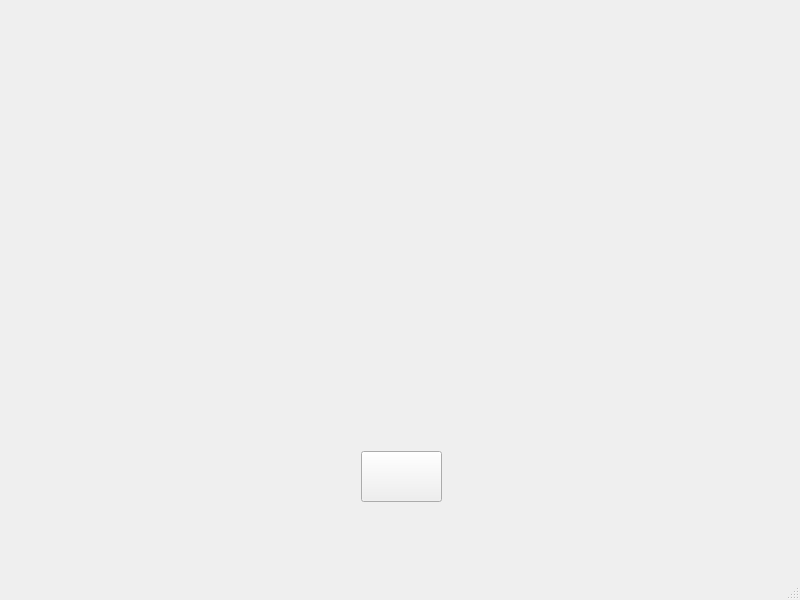
<?xml version="1.0" encoding="UTF-8"?>
<ui version="4.0">
 <class>statis</class>
 <widget class="QMainWindow" name="statis">
  <property name="geometry">
   <rect>
    <x>0</x>
    <y>0</y>
    <width>800</width>
    <height>600</height>
   </rect>
  </property>
  <property name="windowTitle">
   <string>MainWindow</string>
  </property>
  <widget class="QWidget" name="centralwidget">
   <widget class="QPushButton" name="home_button">
    <property name="geometry">
     <rect>
      <x>361</x>
      <y>451</y>
      <width>81</width>
      <height>51</height>
     </rect>
    </property>
    <property name="styleSheet">
     <string notr="true">image: url(:/icons8_Home_64px_1.png);</string>
    </property>
    <property name="text">
     <string/>
    </property>
   </widget>
   <widget class="QCustomPlot" name="widget" native="true">
    <property name="geometry">
     <rect>
      <x>90</x>
      <y>80</y>
      <width>631</width>
      <height>361</height>
     </rect>
    </property>
   </widget>
  </widget>
  <widget class="QMenuBar" name="menubar">
   <property name="geometry">
    <rect>
     <x>0</x>
     <y>0</y>
     <width>800</width>
     <height>26</height>
    </rect>
   </property>
  </widget>
  <widget class="QStatusBar" name="statusbar"/>
 </widget>
 <customwidgets>
  <customwidget>
   <class>QCustomPlot</class>
   <extends>QWidget</extends>
   <header>qcustomplot.h</header>
   <container>1</container>
  </customwidget>
 </customwidgets>
 <resources/>
 <connections/>
</ui>
